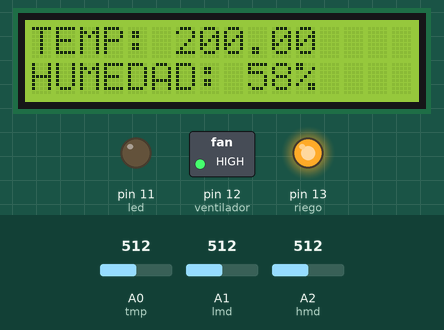
Recording of a sketch running on a simulated Arduino Uno, built with avr-gcc and run on an emulated ATmega328P. Shown: 16×2 character LCD, switched loads named in the sketch (green lamp = pin HIGH), output pins drawn as LEDs (lit = HIGH). Inputs (shaded band) come from the test bench; at power-on: A2 (hmd) = 512, A0 (tmp) = 512, A1 (lmd) = 512.

Above: at 1.2 s.
1.3 s: A2 (hmd) set to 96
At 1.7 s:
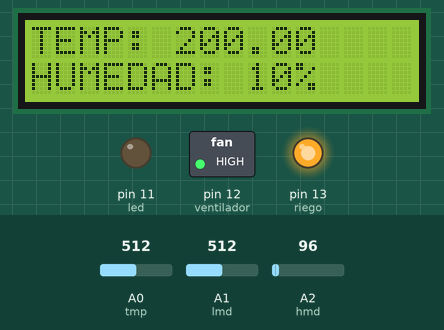
2.8 s: A2 (hmd) set to 83
At 4.0 s:
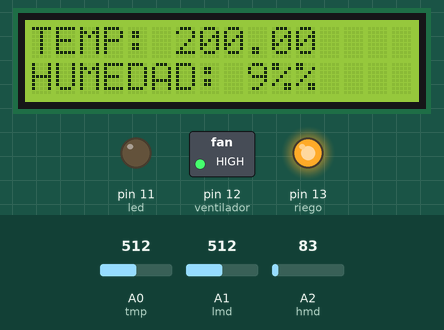
4.3 s: A0 (tmp) set to 177
At 5.3 s:
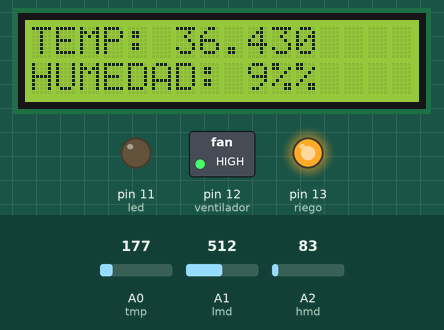
5.8 s: A0 (tmp) set to 151
At 6.5 s:
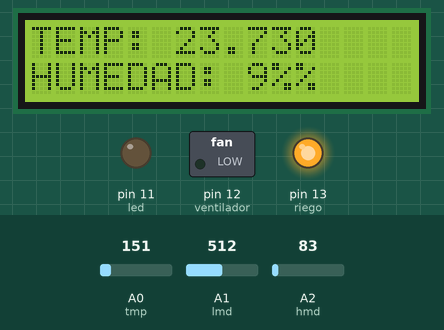
7.3 s: A1 (lmd) set to 355
8.8 s: A1 (lmd) set to 328
At 9.8 s:
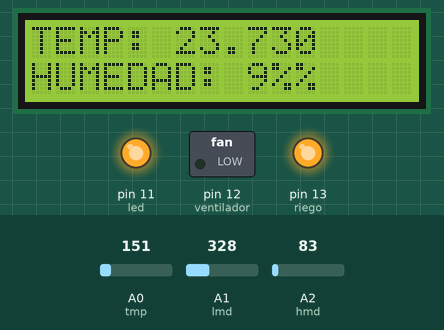
Timing chart, 0 to 11.3 s (numbered marks = the images above; inputs shaded):
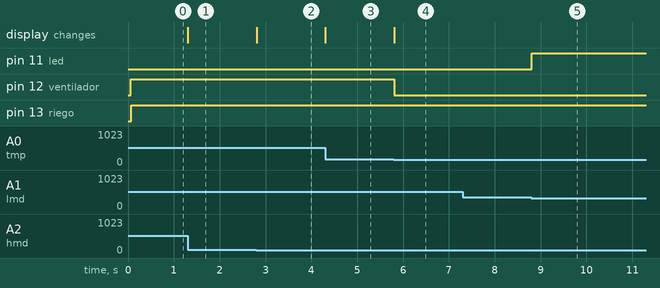

Measured:
- the behaviour switches between 88 and 87 on A2 (hmd) (found by bisection; images 1 and 2)
- the behaviour switches between 164 and 163 on A0 (tmp) (found by bisection; images 3 and 4)
- the behaviour switches between 343 and 342 on A1 (lmd) (found by bisection; images 4 and 5)
- after the input at 1.3 s, the display: changes at once (image 1)
- after the input at 2.8 s, the display: changes at once (image 2)
- after the input at 4.3 s, the display: changes at once (image 3)
- after the input at 5.8 s, pin 12 (ventilador): HIGH → LOW at once; the display: changes at once (image 4)
- after the input at 7.3 s, every drawn part: stays the same
- after the input at 8.8 s, pin 11 (led): LOW → HIGH at once

The sketch:

code.ino
```cpp
#include <LiquidCrystal.h>

LiquidCrystal lcd(7, 8, 2, 3, 4, 5);

int tmp = 0;
int ventilador = 12;

int hmd = 2;
int riego = 13;

int lmd = 1;
int led = 11;

void setup()
{
  lcd.begin(16, 2);

  pinMode(ventilador, OUTPUT);
  pinMode(riego, OUTPUT);
  pinMode(led, OUTPUT);

  Serial.begin(9600);
}

void loop()
{
  lcd.setCursor(0, 0);

  // Temperatura
  float valorLeido0 = analogRead(tmp);
  int voltaje = map(valorLeido0, 20, 358, 0, 5);
  float temperatura = ((5 * valorLeido0 * 100) / 1024) - 50;
  lcd.print("TEMP: ");
  lcd.print(temperatura);

  if (temperatura >= 30)
  {
    digitalWrite(ventilador, HIGH);
  }
  else
  {
    digitalWrite(ventilador, LOW);
  }

  // Humedad
  int valorLeido1 = analogRead(hmd);
  int humedad = map(valorLeido1, 0, 876, 0, 100);
  lcd.setCursor(0, 1);
  lcd.print("HUMEDAD: ");
  lcd.print(humedad);
  lcd.print("%");

  if (humedad < 80)
  {
    digitalWrite(riego, HIGH);
  }
  else
  {
    digitalWrite(riego, LOW);
  }

  // Luminosidad
  int valorLeido2 = analogRead(lmd);
  int luminosidad = map(valorLeido2, 6, 679, 0, 100);

  if (luminosidad < 50)
  {
    digitalWrite(led, HIGH);
  }
  else
  {
    digitalWrite(led, LOW);
  }
}
```
